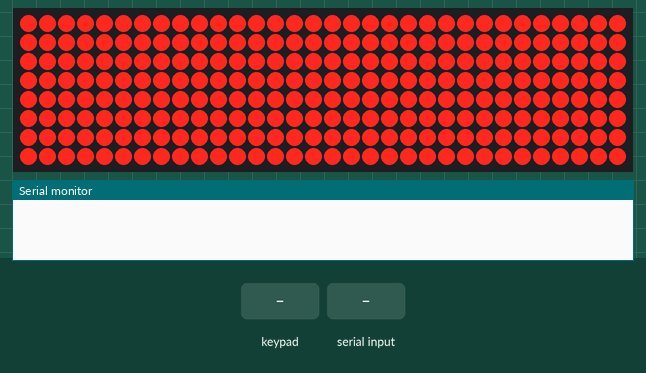
This sketch was run on a simulated Arduino Uno, built with avr-gcc and run on an emulated ATmega328P. On the bench: 32×8 LED matrix, the last lines printed to the serial monitor. Inputs (shaded band) come from the test bench.

Above: at 0.1 s.
3.3 s: key '1' pressed
At 4.0 s:
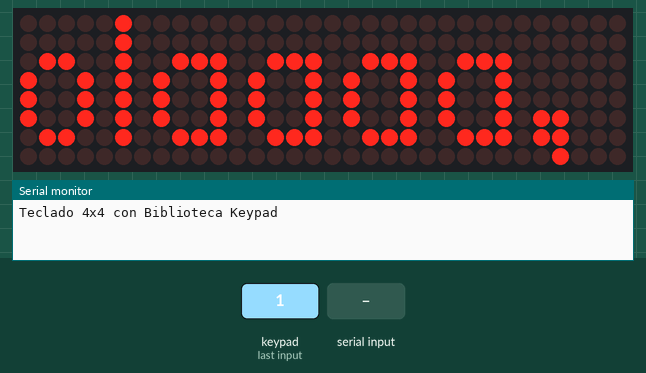
4.9 s: keypad keys 1 3 1 2 1 1 1 0 = pressed 0.4 s apart
At 5.4 s:
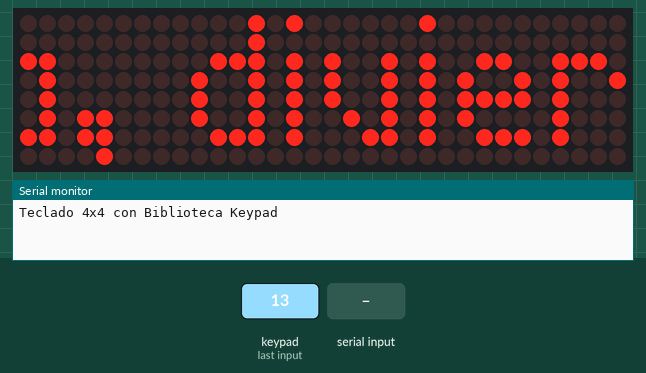
10.0 s: keypad keys 1 3 1 2 1 1 1 0 pressed 0.4 s apart
At 13.4 s:
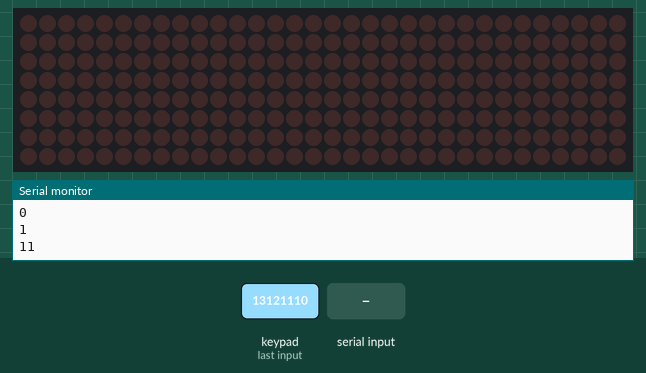

The sketch:

JoeliPlays_Calculator_Matrixled.ino
```cpp
#include <Keypad.h>
#include <MD_MAX72xx.h>
#include <SPI.h>
//ejemplo para crear animaciones en módulo matriz LED con Arduino basado en MAX7219


//--Teclado variables--
//Codigo de prueba del teclado

const byte filas = 4;
const byte columnas = 4;
byte pinesFilas[]  = {13,12,11,10};
byte pinesColumnas[] = {9,8,7,6};
char teclas[4][4] = {{'1','2','3','+'},
                     {'4','5','6','-'},
                     {'7','8','9','*'},
                     {'C','0','=','/'}};
Keypad teclado = Keypad( makeKeymap(teclas), pinesFilas, pinesColumnas, filas, columnas);

String scrolear = "Holaaaa, diviertete amigo!";
String proximo_mensaje;

#define HARDWARE_TYPE MD_MAX72XX::DR0CR0RR1_HW
#define NUM_OF_MATRIX 4

#define CLK_PIN   5
#define DATA_PIN  4
#define CS_PIN    3

#define DELAY_ANIMATION 700


#define BUF_SIZE  75
char mensaje[BUF_SIZE] ;
int men1;
char mensaje2[BUF_SIZE] ;

char mensaje3[BUF_SIZE] ;
int men3;

char mensaje4[BUF_SIZE];

char resultado_char[BUF_SIZE] ;
int respuesta_int;

MD_MAX72XX mx = MD_MAX72XX(HARDWARE_TYPE, DATA_PIN, CLK_PIN, CS_PIN, NUM_OF_MATRIX);
// Text parameters
#define CHAR_SPACING  1 // pixels between characters


void setup() {
  // inicializar el objeto mx
  mx.begin();

  // poniendo la matriz en modo de prueba
  mx.control(MD_MAX72XX::TEST, true);
  delay(2000);

  // desactivando el modo de prueba
  mx.control(MD_MAX72XX::TEST, false);

  // Establecer intencidad a un valor de 5
  mx.control(MD_MAX72XX::INTENSITY, 10);

  Serial.begin(9600);
  Serial.println("Teclado 4x4 con Biblioteca Keypad");
  Serial.println();
}

 void printText(uint8_t modStart, uint8_t modEnd, char *pMsg)
// Print the text string to the LED matrix modules specified.
// Message area is padded with blank columns after printing.
{
  uint8_t   state = 0;
  uint8_t   curLen;
  uint16_t  showLen;
  uint8_t   cBuf[8];
  int16_t   col = ((modEnd + 1) * COL_SIZE) - 1;

  mx.control(modStart, modEnd, MD_MAX72XX::UPDATE, MD_MAX72XX::OFF);

  do     // finite state machine to print the characters in the space available
  {
    switch(state)
    {
      case 0: // Load the next character from the font table
        // if we reached end of message, reset the message pointer
        if (*pMsg == '\0')
        {
          showLen = col - (modEnd * COL_SIZE);  // padding characters
          state = 2;
          break;
        }

        // retrieve the next character form the font file
        showLen = mx.getChar(*pMsg++, sizeof(cBuf)/sizeof(cBuf[0]), cBuf);
        curLen = 0;
        state++;
        // !! deliberately fall through to next state to start displaying

      case 1: // display the next part of the character
        mx.setColumn(col--, cBuf[curLen++]);

        // done with font character, now display the space between chars
        if (curLen == showLen)
        {
          showLen = CHAR_SPACING;
          state = 2;
        }
        break;

      case 2: // initialize state for displaying empty columns
        curLen = 0;
        state++;
        // fall through

      case 3: // display inter-character spacing or end of message padding (blank columns)
        mx.setColumn(col--, 0);
        curLen++;
        if (curLen == showLen)
          state = 0;
        break;

      default:
        col = -1;   // this definitely ends the do loop
    }
  } while (col >= (modStart * COL_SIZE));

  mx.control(modStart, modEnd, MD_MAX72XX::UPDATE, MD_MAX72XX::ON);
}


void parte1(){
  int ct = 0;
  char tecla = teclado.getKey();
  while (tecla!= '+' and tecla!= '-' and tecla!= '*' and tecla!= '/' and tecla!= 'C' and tecla!= '=' and ct <=1){
    if (tecla == '0'){
      Serial.println(ct);
     mensaje[ct]=tecla;
     ct++;
  }
    if (tecla == '1'){
     Serial.println(ct);
     mensaje[ct]=tecla;
     ct++;
    }
    if (tecla == '2'){
     Serial.println(ct);
     mensaje[ct]=tecla;
     ct++;
    }
    if (tecla == '3'){
     Serial.println(ct);
     mensaje[ct]=tecla;
     ct++;
    }
    if (tecla == '4'){
     Serial.println(ct);
     mensaje[ct]=tecla;
     ct++;
    }
    if (tecla == '5'){
     Serial.println(ct);
     mensaje[ct]=tecla;
     ct++;
    }
    if (tecla == '6'){
     Serial.println(ct);
     mensaje[ct]=tecla;
      ct++;
    }
    if (tecla == '7'){
     Serial.println(ct);
     mensaje[ct]=tecla;
      ct++;
    }
    if (tecla == '8'){
     Serial.println(ct);
     mensaje[ct]=tecla;
     ct++;
    }
    if (tecla == '9'){
     Serial.println(ct);
     mensaje[ct]=tecla;
     ct++;
    }

     tecla = teclado.getKey();
    delay(200);
  }
  Serial.println(mensaje);
    printText(0, NUM_OF_MATRIX-1, mensaje);
      delay(1000);
}

void parte2(){
  int ct = 0;
  char tecla = teclado.getKey();
  while (tecla!= '0' and tecla!= '1' and tecla!= '2' and tecla!= '3' and tecla!= '4' and tecla!= '5' and tecla!= '6' and tecla!= '7' and tecla!= '8' and tecla!= '9' and tecla!= '=' and tecla!= 'C' and ct <=0){
    if (tecla == '+'){
      Serial.println(ct);
     mensaje2[ct]=tecla;
     ct++;
  }
    if (tecla == '-'){
     Serial.println(ct);
     mensaje2[ct]=tecla;
     ct++;
    }
    if (tecla == '*'){
     Serial.println(ct);
     mensaje2[ct]=tecla;
     ct++;
    }
    if (tecla == '/'){
     Serial.println(ct);
     mensaje2[ct]=tecla;
     ct++;
    }
     tecla = teclado.getKey();
    delay(200);
  }
  Serial.println(mensaje2);
    printText(0, NUM_OF_MATRIX-1, mensaje2);
      delay(1000);
}

void parte3(){
  int ct = 0;

  char tecla = teclado.getKey();
  while (tecla!= '+' and tecla!= '-' and tecla!= '*' and tecla!= '/' and tecla!= 'C' and tecla!= '=' and ct <=1){
    if (tecla == '0'){
     Serial.println(ct);
     mensaje3[ct]=tecla;
     ct++;
  }
    if (tecla == '1'){
     Serial.println(ct);
     mensaje3[ct]=tecla;
     ct++;
    }
    if (tecla == '2'){
     Serial.println(ct);
     mensaje3[ct]=tecla;
     ct++;
    }
    if (tecla == '3'){
     Serial.println(ct);
     mensaje3[ct]=tecla;
     ct++;
    }
    if (tecla == '4'){
     Serial.println(ct);
     mensaje3[ct]=tecla;
     ct++;
    }
    if (tecla == '5'){
     Serial.println(ct);
     mensaje3[ct]=tecla;
     ct++;
    }
    if (tecla == '6'){
     Serial.println(ct);
     mensaje3[ct]=tecla;
      ct++;
    }
    if (tecla == '7'){
     Serial.println(ct);
     mensaje3[ct]=tecla;
      ct++;
    }
    if (tecla == '8'){
     Serial.println(ct);
     mensaje3[ct]=tecla;
     ct++;
    }
    if (tecla == '9'){
     Serial.println(ct);
     mensaje3[ct]=tecla;
     ct++;
    }

     tecla = teclado.getKey();
    delay(200);
  }
  Serial.println(mensaje3);
    printText(0, NUM_OF_MATRIX-1, mensaje3);
      delay(1000);
}


void parte4 (){
  char tecla = teclado.getKey();
  while (tecla != '='){tecla = teclado.getKey(); delay (200);}
  String letra1 = String(mensaje);
  men1 = letra1.toInt();
  Serial.print("Numero en int: ");Serial.println(men1);
      //convertir_int(mensaje3, men3);
  String letra2 = String(mensaje3);
  men3 = letra2.toInt();
  Serial.print("simbolo: ");Serial.println(mensaje2);
      //calcu(men1, men3, mensaje2 , respuesta_int);
  Serial.println(mensaje2[0]);

   if (mensaje2[0]){
    switch (mensaje2[0]){
      case '+':
      respuesta_int = men1 + men3;
      break;

      case '-':
      respuesta_int = men1 - men3;
      break;

      case '*':
      respuesta_int = men1 * men3;
      break;

      case '/':
      respuesta_int = men1 / men3;
      break;

    }

  }
  Serial.print("La operacion: ");Serial.println(respuesta_int);
  delay(200);
  String num_letra;
  num_letra += respuesta_int ;
  num_letra.toCharArray(resultado_char, 76);
  printText(0, NUM_OF_MATRIX-1, resultado_char);
  Serial.println(resultado_char);
  delay(1000);
}

void actualizar_mensaje(){

  while( Serial.available() ){

    char c = Serial.read();

    if( c == '\n' ){
      scrolear = proximo_mensaje;
      proximo_mensaje = "";
      break;
    }
    else
      proximo_mensaje += c;

  }
}

void slide_text(int ms_delay){
  int col = 0;
  int last_pos;
  bool completo = false;

  mx.clear();

  while( completo == false ){
    last_pos = printText(col, scrolear);
    delay(ms_delay);
    col++;
    if( last_pos > (int)mx.getColumnCount() )
      completo = true;
  }
}

int printText(int pos, const String text){
  int w;

  for( int i = 0; i < text.length(); i++ ){
    // imprimir letra

    w = mx.setChar( pos, text[i] );
    // la proxima letra empieza donde termina esta
    pos = pos - w;
    // Se deja una columna entre letras.
    mx.setColumn(pos, B00000000);

    pos = pos - 1;

    if( pos < 0 )
      break;

  }
  mx.update();

  return pos;
}


void loop() {
  slide_text(50);
  actualizar_mensaje();
  parte1();
  parte2();
  parte3();
  parte4();

}
```
